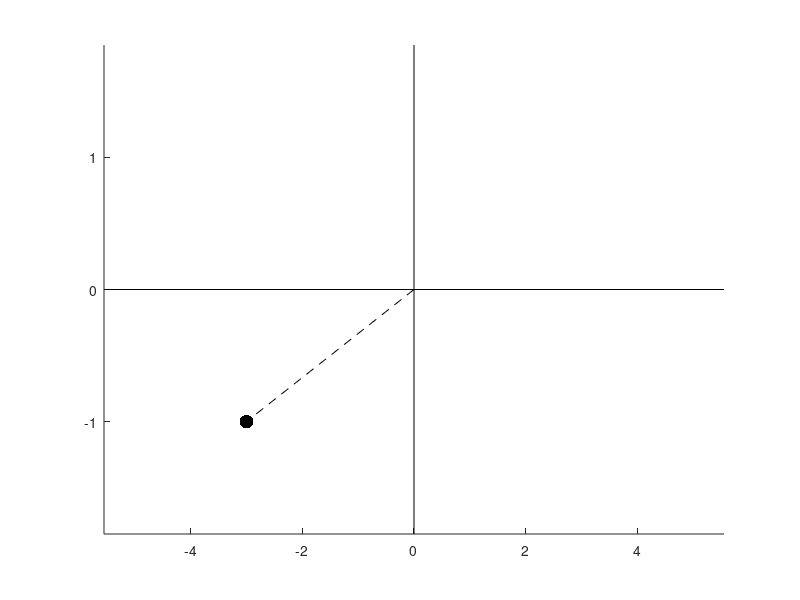

The MATLAB script that drew this image:

z = 3 + 7*i;
z = -3 + 7*i;
z = -4 + 2*i;
z = 3 - i;
z = 1+i;
z = 1 - i;
z = -1 + 2*i;
z = -3 - i;

realPart = real(z);
imagPart = imag(z);
theta = atan2(imagPart,realPart);
radius = sqrt(realPart*realPart + imagPart*imagPart);
fprintf('The complex number %f has radius %f and angle %f\n',...
        z,radius,theta);

clf;
hold on;
factor = 1.85;
p = plot(realPart,imagPart,'marker','.','markersize',30,'color',[0 0 0]);
p = plot([0 realPart],[0 imagPart],'k--');
plot([-radius*cos(theta)*factor  radius*cos(theta)*factor],[0 0],'k-')
plot([0 0],[-radius*sin(theta)*factor  radius*sin(theta)*factor],'k-')
axis([-radius*abs(cos(theta))*factor  radius*abs(cos(theta))*factor ...
      -radius*abs(sin(theta))*factor  radius*abs(sin(theta))*factor ]);
